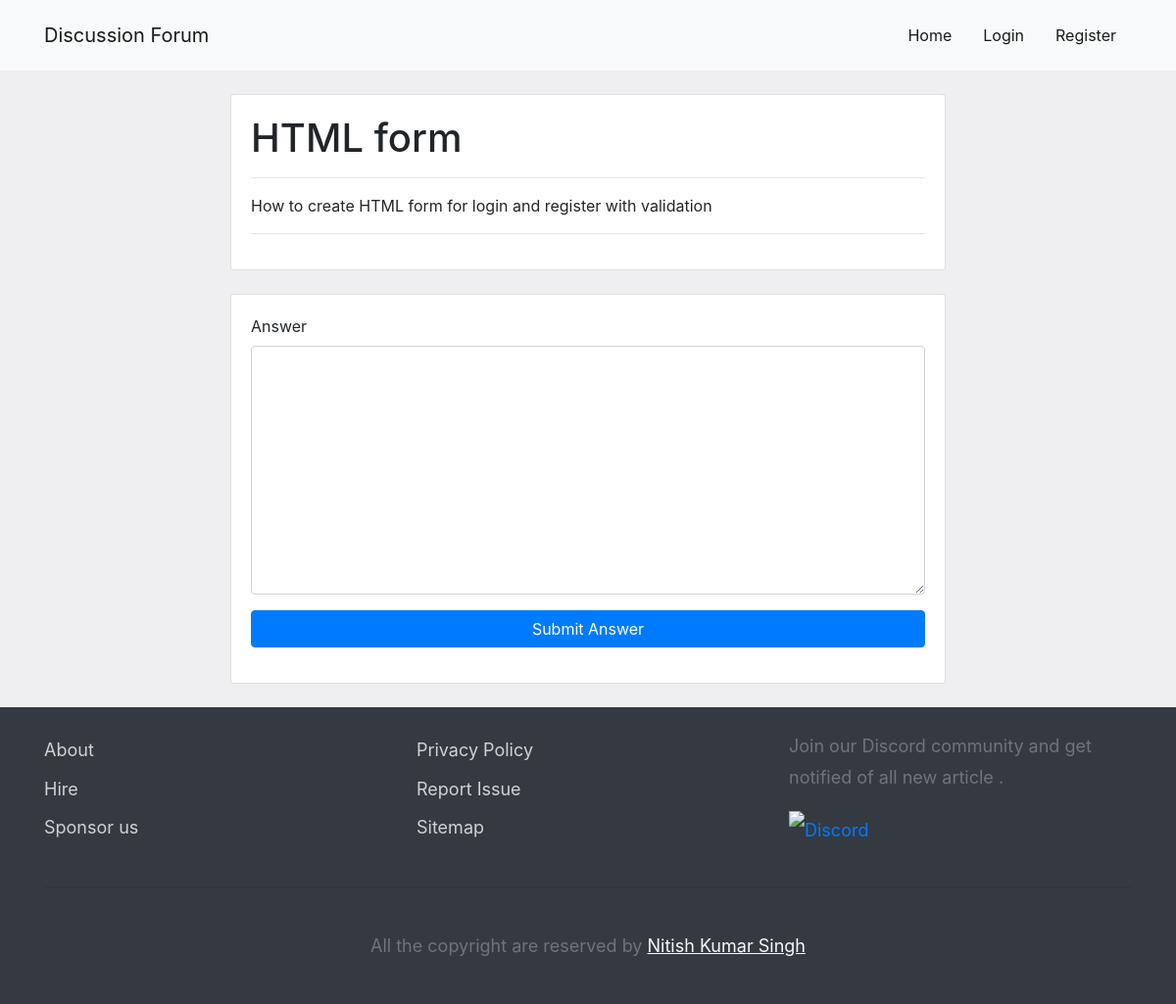
Page /discussion/13 on the committed database.
### tables this page shows
CREATE TABLE `question` (
  `id` int(11) NOT NULL,
  `title` varchar(128) NOT NULL,
  `topic` varchar(32) NOT NULL,
  `question` varchar(2048) NOT NULL,
  `timestamp` timestamp NOT NULL DEFAULT current_timestamp()
);

### discussion.php (the view, shortened to what this page needs)
<?php
    $id = $_GET['q'];
    include './utils/env.php';
    $con = new mysqli($SERVER,$USERNAME,$PASSWORD,$DATABASE);
    $query = "SELECT * from`question` where id = $id";
    $result = $con->query($query);
    $row = $result->fetch_assoc();
?>
<!DOCTYPE html>
<html lang="en">
<head>
   <?php require('./partials/head.php') ?>
   <link rel="stylesheet" href="https://cdn.jsdelivr.net/simplemde/latest/simplemde.min.css">
</head>
<body>
    <?php require('./partials/navigation.php') ?>
    <div class="container my-4"  style="min-height:70vh">
        <div class="row">
            <div class="col-md-8 offset-md-2">
                <div class="card mb-4">
                    <div class="card-body">
                        <h1>
                        <?= $row['title'] ?>
                        </h1>
                        <hr>
                        <?= $row['question'] ?>
                        <hr>
                    </div>
                </div>
                <div class="card">
                    <div class="card-body">
                        <div class="form-group">
                            <label for="answer">Answer</label>
                            <textarea class="form-control" name="answer" id="answer" cols="30" rows="10"></textarea>
                        </div>
                        <div class="form-group">
                            <input type="submit" value="Submit Answer" class="btn btn-primary btn-block">
                        </div>
                    </div>
                </div>
            </div>
        </div>
    </div>
    <?php require('./partials/footer.php') ?>
</body>
</html>

### partials/head.php (style rules this page uses)
body { background: #efeff1; }

### rows in the picture
question: title "HTML form", question "How to create HTML form for login and register with validation"

### other values in the picture
$nav_link['name'] "Home"
$nav_link['name'] "Login"
$nav_link['name'] "Register"
